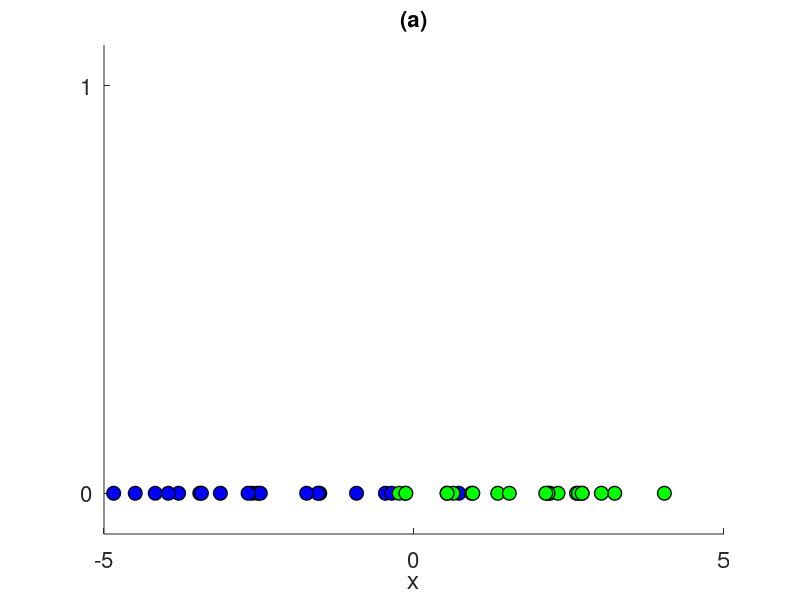

Write the MATLAB code that produced this figure. (Note: this script raises an error after producing the figure.)
% Author: Stefan Stavrev 2013

figure;

% Generate data for class 0.
I_0 = 20;
mu_0 = -2;
sigma_0 = 1.5;
class_0 = normrnd(mu_0, sigma_0, 1, I_0);
scatter(class_0, zeros(1,I_0),100,'fill','MarkerEdgeColor','k', ...
       'MarkerFaceColor','b','LineWidth',1);
hold on;

% Generate data for class 1.
I_1 = 20;
mu_1 = 2;
sigma_1 = 1.5;
class_1 = normrnd(mu_1, sigma_1, 1, I_1);
scatter(class_1, zeros(1,I_1),100,'fill','MarkerEdgeColor','k', ...
       'MarkerFaceColor','g','LineWidth',1);
   
% Plot properties.
xlabel('x', 'FontSize', 16);
ylabel('', 'FontSize', 16);
axis([-5,5,-0.1,1.1]);
set(gca,'XTick',[-5,0,5],'YTick',[0,1],'FontSize', 16);
title('(a)', 'FontSize', 16);

% Prepare training data.
X = [class_0 class_1];
X = [ones(1,I_0+I_1); X];
w = [zeros(I_0,1); ones(I_1,1)];
X_test = -5:0.1:5;
X_test = [ones(1,size(X_test,2)); X_test];

% Fit an iterative logistic regression model.
predictions = fit_inclr (X, w, X_test);

% Plot the predictions.
plot(-5:0.1:5, predictions, 'LineWidth',2,'LineSmoothing','on','Color','r');
hold off;
